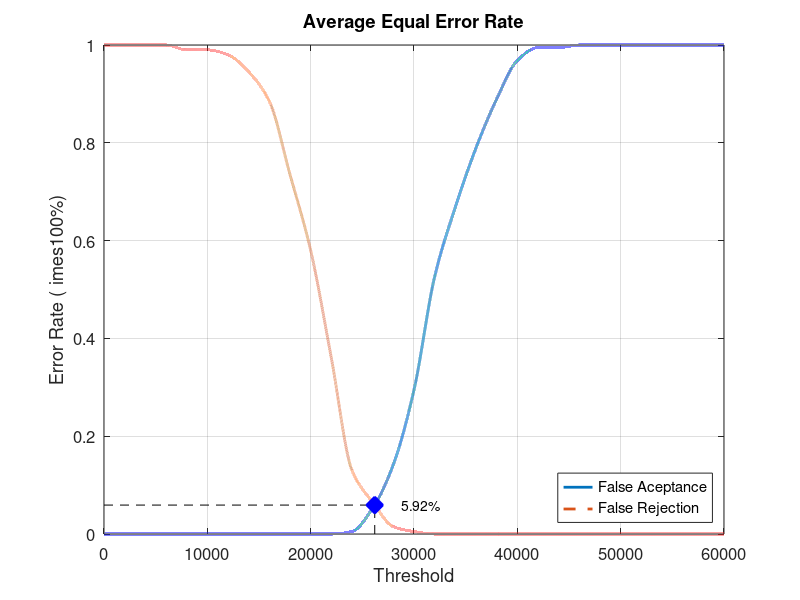
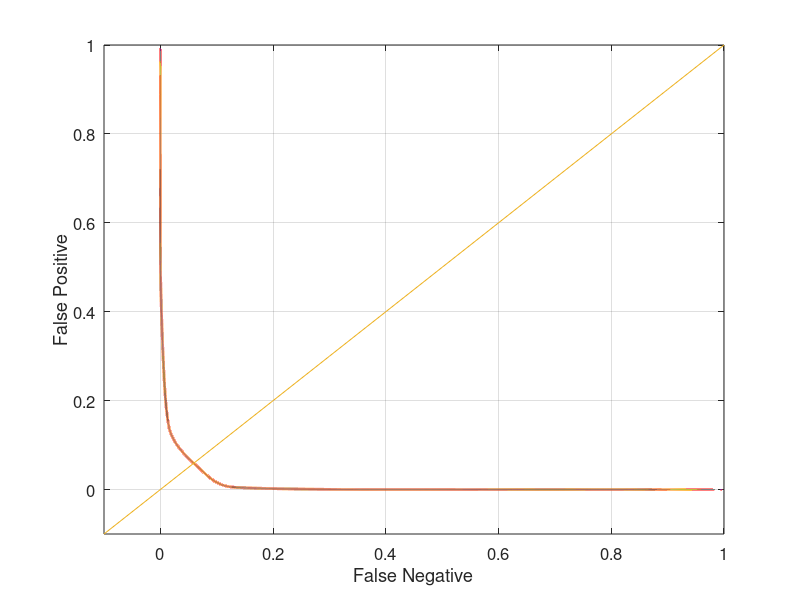

These figures' MATLAB source, in order:
close all;
clear;
clc;
x = 0:2000:60000;
xq = 0:0.5:60000;

y0 = [0 0 0 0 0 0 0 0 0 0 0 0 0.00526316 0.0526316 0.142105 0.294737 0.526316 0.668421 0.789474 0.889474 0.968421 0.994737 0.994737 1 1 1 1 1 1 1 1]
yy0 = interp1(x, y0, xq, 'pchip');
y1 = [1 1 1 1 0.99 0.99 0.98 0.945 0.885 0.735 0.58 0.36 0.13 0.065 0.015 0.005 0 0 0 0 0 0 0 0 0 0 0 0 0 0 0]
yy1 = interp1(x, y1, xq, 'pchip');

% Calculating EER: 
y2 = abs(y0 - y1);
find(y2 == min(y2))
yy2 = abs(yy0 - yy1);
xEER = find(yy2 == min(yy2));
xEERIndex = xq(xEER) % X-axis EER
yEER = yy0(xEER) % Y-axis EER

main = figure
plot(xq, yy0,'-','LineWidth', 2);	hold on
plot(xq, yy1,'--','LineWidth', 2);	hold on
plot([xEERIndex xEERIndex], [0 yEER], 'k--');	hold on
plot([0 xEERIndex], [yEER yEER], 'k--');	hold on
plot(xEERIndex, yEER, 'bx', 'LineWidth', 10);	hold on
text(xEERIndex + 10 * xEERIndex / 100, yEER, [num2str(round((10000 * yEER)) / 100) '%'])
legend('False Aceptance', 'False Rejection', 'Location', 'SouthEast')
xlabel('Threshold')
ylabel('Error Rate (	imes100%)')
title('Average Equal Error Rate')
set(gca, 'FontSize', 12)
axis([0 60000 0 1])
grid on

print(main, 'Database2_1Main', '-dpng');
FNRxFPR = figure('Color', [1 1 1]);
plot(yy1, yy0, '-', yy1, yy0, 'LineWidth', 2);
hold on
y = -0.1:0.1:1
plot(y, y); 
set(gca, 'FontSize', 12)
xlabel('False Negative')
ylabel('False Positive')
axis([-0.1 1 -0.1 1])
set(gca, 'FontSize', 12)
grid on

print(FNRxFPR, 'Database2_1FNRxFPR','-dpng');
